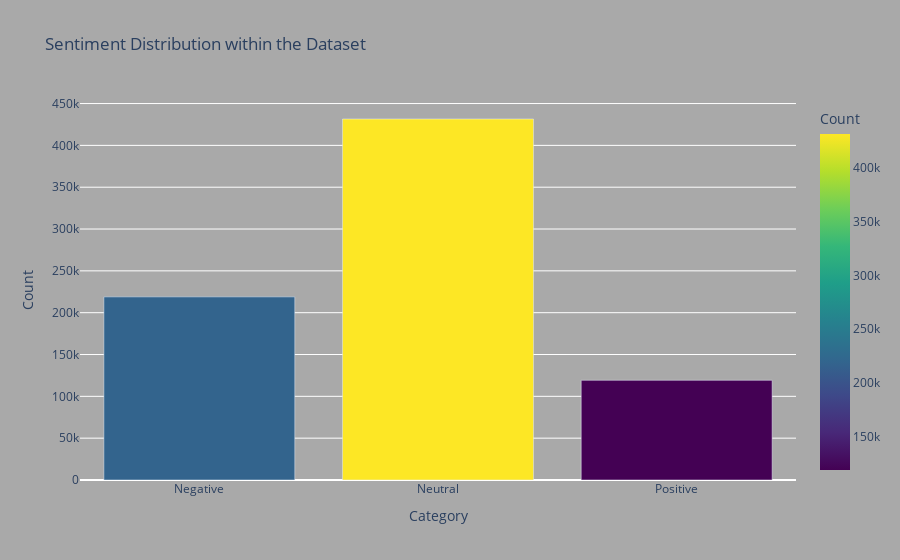

Notebook code cell kept with this figure:
### Code cell
import plotly.express as px

fig = px.bar(counts_df, x=counts_df.index, y='Counts',
             labels={'x': 'Sentiment Category', 'Counts': 'Count'},
             title='Sentiment Distribution within the Dataset',
             color='Counts', 
             color_continuous_scale=px.colors.sequential.Viridis)

fig.update_layout(paper_bgcolor='darkgrey', plot_bgcolor='darkgrey')

fig.update_yaxes(title='Count')

fig.show()

### Figure 1 — Plotly figure (JSON) as saved in the notebook; plotly's stock layout.template omitted (floating-point values rounded to 4 significant figures)
{"data": [{"alignmentgroup": "True", "hovertemplate": "Category=%{x}<br>Count=%{marker.color}<extra></extra>", "legendgroup": "", "marker": {"color": [218908, 431531, 119182], "coloraxis": "coloraxis", "pattern": {"shape": ""}}, "name": "", "offsetgroup": "", "orientation": "v", "showlegend": false, "textposition": "auto", "type": "bar", "x": ["Negative", "Neutral", "Positive"], "xaxis": "x", "y": [218908, 431531, 119182], "yaxis": "y"}], "layout": {"barmode": "relative", "coloraxis": {"colorbar": {"title": {"text": "Count"}}, "colorscale": [[0, "#440154"], [0.1111, "#482878"], [0.2222, "#3e4989"], [0.3333, "#31688e"], [0.4444, "#26828e"], [0.5556, "#1f9e89"], [0.6667, "#35b779"], [0.7778, "#6ece58"], [0.8889, "#b5de2b"], [1, "#fde725"]]}, "legend": {"tracegroupgap": 0}, "paper_bgcolor": "darkgrey", "plot_bgcolor": "darkgrey", "title": {"text": "Sentiment Distribution within the Dataset"}, "xaxis": {"anchor": "y", "domain": [0, 1], "title": {"text": "Category"}}, "yaxis": {"anchor": "x", "domain": [0, 1], "title": {"text": "Count"}}}}
